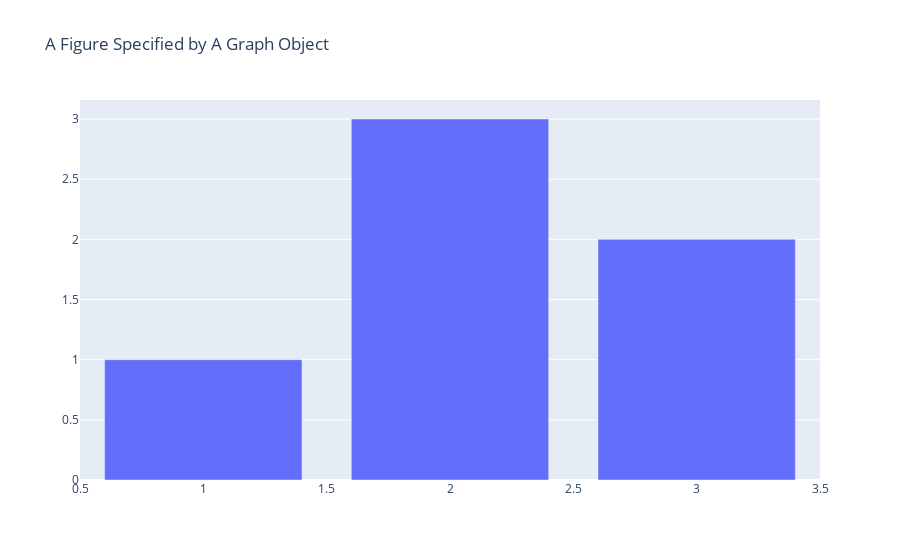

Notebook code for this chart:
### Code cell
# Example 3

import plotly.graph_objects as go

fig = go.Figure(
      data=[go.Bar(x= [1, 2, 3], y= [1, 3, 2])],
      layout=go.Layout(
          title = go.layout.Title(text= 'A Figure Specified by A Graph Object')
      )   
)
fig.show()

### Figure 1 — Plotly figure (JSON) as saved in the notebook; plotly's stock layout.template omitted (floating-point values rounded to 4 significant figures)
{"data": [{"type": "bar", "x": [1, 2, 3], "y": [1, 3, 2]}], "layout": {"title": {"text": "A Figure Specified by A Graph Object"}}}
